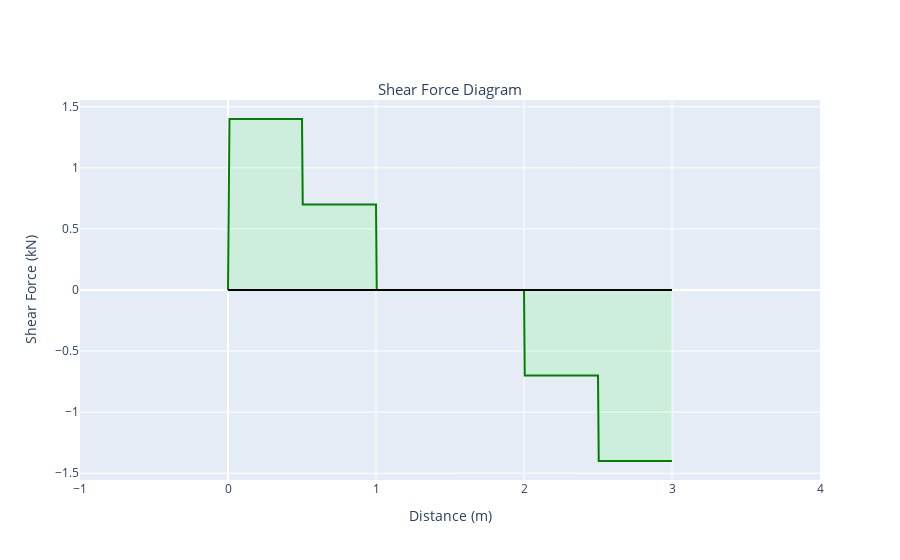

Here is the notebook cell this chart was saved with:
### Code cell
#Define the layout object
layout = go.Layout(
    title={
        'text': "Shear Force Diagram",
        'y':0.85,
        'x':0.5,
        'xanchor': 'center',
        'yanchor': 'top'},
    titlefont=dict(size=15),
    yaxis = dict(
        title='Shear Force (kN)'
    ),
    xaxis = dict(
        title='Distance (m)',       
        range=[-1, span+1]
    ),
    showlegend=False,        
)

#Define the shear force trace
line = go.Scatter(
    x = X,
    y = sum(shearForce),
    mode='lines',
    name='Shear Force',
    fill='tonexty',
    line_color='green',
    fillcolor='rgba(0, 255, 0, 0.1)'
)

#Define a horizontal line to represent the structure
axis = go.Scatter(
    x = [0, span],
    y = [0,0],
    mode='lines',
    line_color='black'
)

#Generate and view the figure
fig = go.Figure(data=[line, axis], layout=layout)

py.offline.iplot(fig)

### Figure 1 — Plotly figure (JSON) as saved in the notebook; plotly's stock layout.template omitted (floating-point values rounded to 4 significant figures; data arrays with more than 128 entries replaced by an {"elided": "..."} marker saying what was removed)
{"data": [{"fill": "tonexty", "fillcolor": "rgba(0, 255, 0, 0.1)", "line": {"color": "green"}, "mode": "lines", "name": "Shear Force", "type": "scatter", "x": {"elided": "601 float values"}, "y": {"elided": "601 float values"}}, {"line": {"color": "black"}, "mode": "lines", "type": "scatter", "x": [0, 3], "y": [0, 0]}], "layout": {"showlegend": false, "title": {"font": {"size": 15}, "text": "Shear Force Diagram", "x": 0.5, "xanchor": "center", "y": 0.85, "yanchor": "top"}, "xaxis": {"range": [-1, 4], "title": {"text": "Distance (m)"}}, "yaxis": {"title": {"text": "Shear Force (kN)"}}}}
